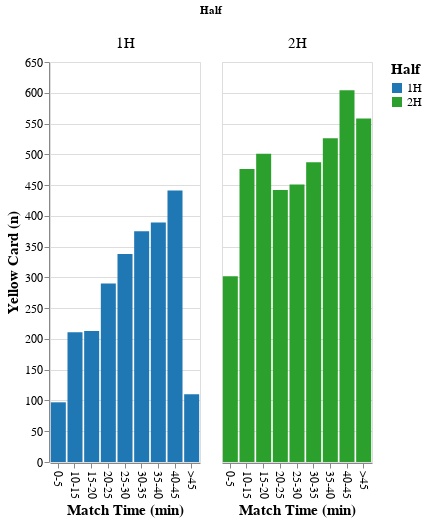

This figure's notebook cell:
### Code cell
yellowcard = in_match_evolution(event_name = 'Yellow Card', event_tag = 1702)
yellowcard.configure_legend(
    titleFontSize=15,
    labelFontSize=12
).configure_title(
    fontSize=20
)

### Figure 1 — Vega specification as saved in the notebook (floating-point values rounded to 4 significant figures)
{"$schema": "https://vega.github.io/schema/vega/v5.json", "background": "white", "config": {"axis": {"labelFontSize": 12, "titleFontSize": 15}, "legend": {"labelFontSize": 12, "titleFontSize": 15}, "style": {"group-title": {"fontSize": 20}}}, "data": [{"name": "source_0", "values": [{"binned": "0-5", "count": 97, "count_end": 97, "count_start": 0, "matchPeriod": "1H"}, {"binned": "10-15", "count": 211, "count_end": 211, "count_start": 0, "matchPeriod": "1H"}, {"binned": "15-20", "count": 213, "count_end": 213, "count_start": 0, "matchPeriod": "1H"}, {"binned": "20-25", "count": 290, "count_end": 290, "count_start": 0, "matchPeriod": "1H"}, {"binned": "25-30", "count": 338, "count_end": 338, "count_start": 0, "matchPeriod": "1H"}, {"binned": "30-35", "count": 375, "count_end": 375, "count_start": 0, "matchPeriod": "1H"}, {"binned": "35-40", "count": 389, "count_end": 389, "count_start": 0, "matchPeriod": "1H"}, {"binned": "40-45", "count": 441, "count_end": 441, "count_start": 0, "matchPeriod": "1H"}, {"binned": ">45", "count": 110, "count_end": 110, "count_start": 0, "matchPeriod": "1H"}, {"binned": "0-5", "count": 302, "count_end": 302, "count_start": 0, "matchPeriod": "2H"}, {"binned": "10-15", "count": 476, "count_end": 476, "count_start": 0, "matchPeriod": "2H"}, {"binned": "15-20", "count": 501, "count_end": 501, "count_start": 0, "matchPeriod": "2H"}, {"binned": "20-25", "count": 442, "count_end": 442, "count_start": 0, "matchPeriod": "2H"}, {"binned": "25-30", "count": 451, "count_end": 451, "count_start": 0, "matchPeriod": "2H"}, {"binned": "30-35", "count": 487, "count_end": 487, "count_start": 0, "matchPeriod": "2H"}, {"binned": "35-40", "count": 526, "count_end": 526, "count_start": 0, "matchPeriod": "2H"}, {"binned": "40-45", "count": 604, "count_end": 604, "count_start": 0, "matchPeriod": "2H"}, {"binned": ">45", "count": 558, "count_end": 558, "count_start": 0, "matchPeriod": "2H"}]}, {"name": "column_domain", "values": [{"count": 9, "matchPeriod": "1H"}, {"count": 9, "matchPeriod": "2H"}]}, {"name": "source_0_x_domain_binned", "values": [{"binned": "0-5"}, {"binned": "10-15"}, {"binned": "15-20"}, {"binned": "20-25"}, {"binned": "25-30"}, {"binned": "30-35"}, {"binned": "35-40"}, {"binned": "40-45"}, {"binned": ">45"}]}, {"name": "source_0_color_domain_matchPeriod", "values": [{"matchPeriod": "1H"}, {"matchPeriod": "2H"}]}], "layout": {"align": "all", "bounds": "full", "columns": {"signal": "length(data('column_domain'))"}, "offset": {"columnTitle": 10}, "padding": 20}, "legends": [{"fill": "color", "symbolType": "square", "title": "Half"}], "marks": [{"name": "column-title", "role": "column-title", "title": {"offset": 10, "style": "guide-title", "text": "Half"}, "type": "group"}, {"axes": [{"grid": false, "labelOverlap": true, "orient": "left", "scale": "y", "tickCount": {"signal": "ceil(child_height/40)"}, "title": "Yellow Card (n)", "zindex": 0}], "encode": {"update": {"height": {"signal": "child_height"}}}, "name": "row_header", "role": "row-header", "type": "group"}, {"encode": {"update": {"width": {"signal": "child_width"}}}, "from": {"data": "column_domain"}, "name": "column_header", "role": "column-header", "sort": {"field": "datum[\"matchPeriod\"]", "order": "ascending"}, "title": {"fontSize": 15, "frame": "group", "offset": 10, "orient": "top", "style": "guide-label", "text": {"signal": "isValid(parent[\"matchPeriod\"]) ? parent[\"matchPeriod\"] : \"\"+parent[\"matchPeriod\"]"}}, "type": "group"}, {"axes": [{"grid": false, "labelAlign": "left", "labelAngle": 90, "labelBaseline": "middle", "labels": true, "orient": "bottom", "scale": "x", "title": "Match Time (min)", "zindex": 0}], "encode": {"update": {"width": {"signal": "child_width"}}}, "from": {"data": "column_domain"}, "name": "column_footer", "role": "column-footer", "sort": {"field": "datum[\"matchPeriod\"]", "order": "ascending"}, "type": "group"}, {"axes": [{"aria": false, "domain": false, "grid": true, "gridScale": "x", "labels": false, "maxExtent": 0, "minExtent": 0, "orient": "left", "scale": "y", "tickCount": {"signal": "ceil(child_height/40)"}, "ticks": false, "zindex": 0}], "encode": {"update": {"height": {"signal": "child_height"}, "width": {"signal": "child_width"}}}, "from": {"facet": {"data": "source_0", "groupby": ["matchPeriod"], "name": "facet"}}, "marks": [{"encode": {"update": {"fill": {"field": "matchPeriod", "scale": "color"}, "width": {"signal": "max(0.25, bandwidth('x'))"}, "x": {"field": "binned", "scale": "x"}, "y": {"field": "count_end", "scale": "y"}, "y2": {"field": "count_start", "scale": "y"}}}, "from": {"data": "facet"}, "name": "child_marks", "style": ["bar"], "type": "rect"}], "name": "cell", "sort": {"field": ["datum[\"matchPeriod\"]"], "order": ["ascending"]}, "style": "cell", "type": "group"}], "padding": 5, "scales": [{"domain": {"data": "source_0_x_domain_binned", "field": "binned", "sort": true}, "name": "x", "paddingInner": 0.1, "paddingOuter": 0.05, "range": [0, {"signal": "child_width"}], "type": "band"}, {"domain": {"data": "source_0", "fields": ["count_start", "count_end"]}, "name": "y", "nice": true, "range": [{"signal": "child_height"}, 0], "type": "linear", "zero": true}, {"domain": {"data": "source_0_color_domain_matchPeriod", "field": "matchPeriod", "sort": true}, "name": "color", "range": ["#1f77b4", "#2ca02c"], "type": "ordinal"}], "signals": [{"name": "child_width", "value": 150}, {"name": "child_height", "value": 400}]}
